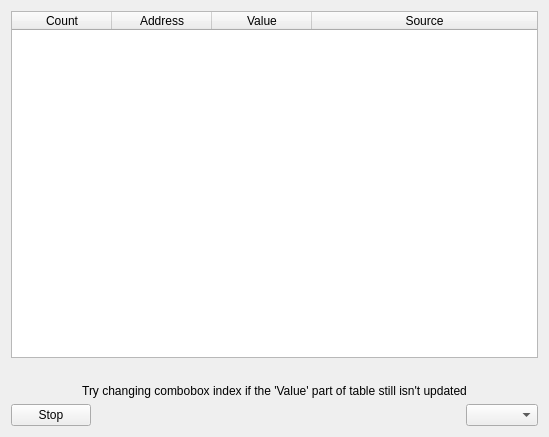
<?xml version="1.0" encoding="UTF-8"?>
<ui version="4.0">
 <class>Form</class>
 <widget class="QWidget" name="Form">
  <property name="geometry">
   <rect>
    <x>0</x>
    <y>0</y>
    <width>549</width>
    <height>437</height>
   </rect>
  </property>
  <property name="windowTitle">
   <string>Form</string>
  </property>
  <layout class="QGridLayout" name="gridLayout">
   <item row="3" column="0">
    <layout class="QHBoxLayout" name="horizontalLayout">
     <item>
      <widget class="QPushButton" name="pushButton_Stop">
       <property name="text">
        <string>Stop</string>
       </property>
      </widget>
     </item>
     <item>
      <spacer name="horizontalSpacer">
       <property name="orientation">
        <enum>Qt::Horizontal</enum>
       </property>
       <property name="sizeHint" stdset="0">
        <size>
         <width>40</width>
         <height>20</height>
        </size>
       </property>
      </spacer>
     </item>
     <item>
      <widget class="QComboBox" name="comboBox_ValueType">
       <property name="toolTip">
        <string/>
       </property>
       <property name="currentIndex">
        <number>-1</number>
       </property>
       <property name="sizeAdjustPolicy">
        <enum>QComboBox::AdjustToContents</enum>
       </property>
      </widget>
     </item>
    </layout>
   </item>
   <item row="0" column="0">
    <widget class="QTableWidget" name="tableWidget_TrackInfo">
     <property name="editTriggers">
      <set>QAbstractItemView::NoEditTriggers</set>
     </property>
     <property name="selectionMode">
      <enum>QAbstractItemView::SingleSelection</enum>
     </property>
     <property name="selectionBehavior">
      <enum>QAbstractItemView::SelectRows</enum>
     </property>
     <property name="horizontalScrollMode">
      <enum>QAbstractItemView::ScrollPerPixel</enum>
     </property>
     <property name="wordWrap">
      <bool>false</bool>
     </property>
     <attribute name="horizontalHeaderStretchLastSection">
      <bool>true</bool>
     </attribute>
     <attribute name="verticalHeaderVisible">
      <bool>false</bool>
     </attribute>
     <attribute name="verticalHeaderMinimumSectionSize">
      <number>16</number>
     </attribute>
     <attribute name="verticalHeaderDefaultSectionSize">
      <number>16</number>
     </attribute>
     <column>
      <property name="text">
       <string>Count</string>
      </property>
     </column>
     <column>
      <property name="text">
       <string>Address</string>
      </property>
     </column>
     <column>
      <property name="text">
       <string>Value</string>
      </property>
     </column>
     <column>
      <property name="text">
       <string>Source</string>
      </property>
     </column>
    </widget>
   </item>
   <item row="1" column="0">
    <widget class="QLabel" name="label_Info">
     <property name="text">
      <string/>
     </property>
     <property name="alignment">
      <set>Qt::AlignCenter</set>
     </property>
    </widget>
   </item>
   <item row="2" column="0">
    <widget class="QLabel" name="label_AdditionalInfo">
     <property name="text">
      <string>Try changing combobox index if the 'Value' part of table still isn't updated</string>
     </property>
     <property name="alignment">
      <set>Qt::AlignCenter</set>
     </property>
    </widget>
   </item>
  </layout>
 </widget>
 <resources/>
 <connections/>
</ui>
